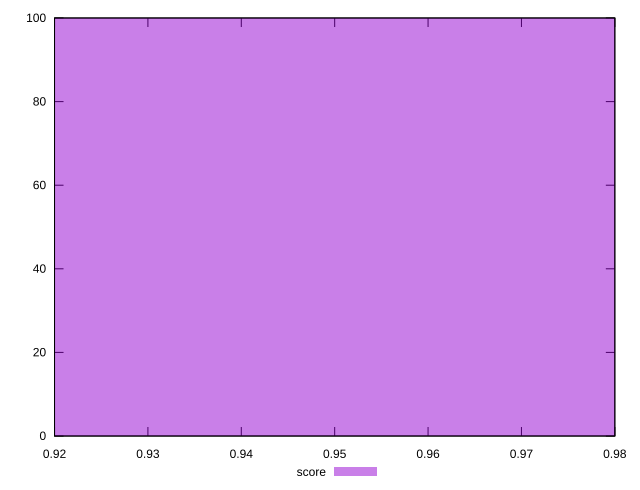

The gnuplot source for this figure:
reset

$score <<EOF
0.9456420126518782 100
EOF

set key outside below
set boxwidth 0.0727416932809137
set xrange [0.92:0.98]
set yrange [0:100]
set trange [0:100]
set style fill transparent solid 0.5 noborder
set terminal svg size 640, 490 enhanced background rgb 'white'
set output "reports/report_00027_2021-02-24T12-40-31.850Z/dom-size/samples/agenda/score/histogram.svg"

plot $score title "score" with boxes

reset
